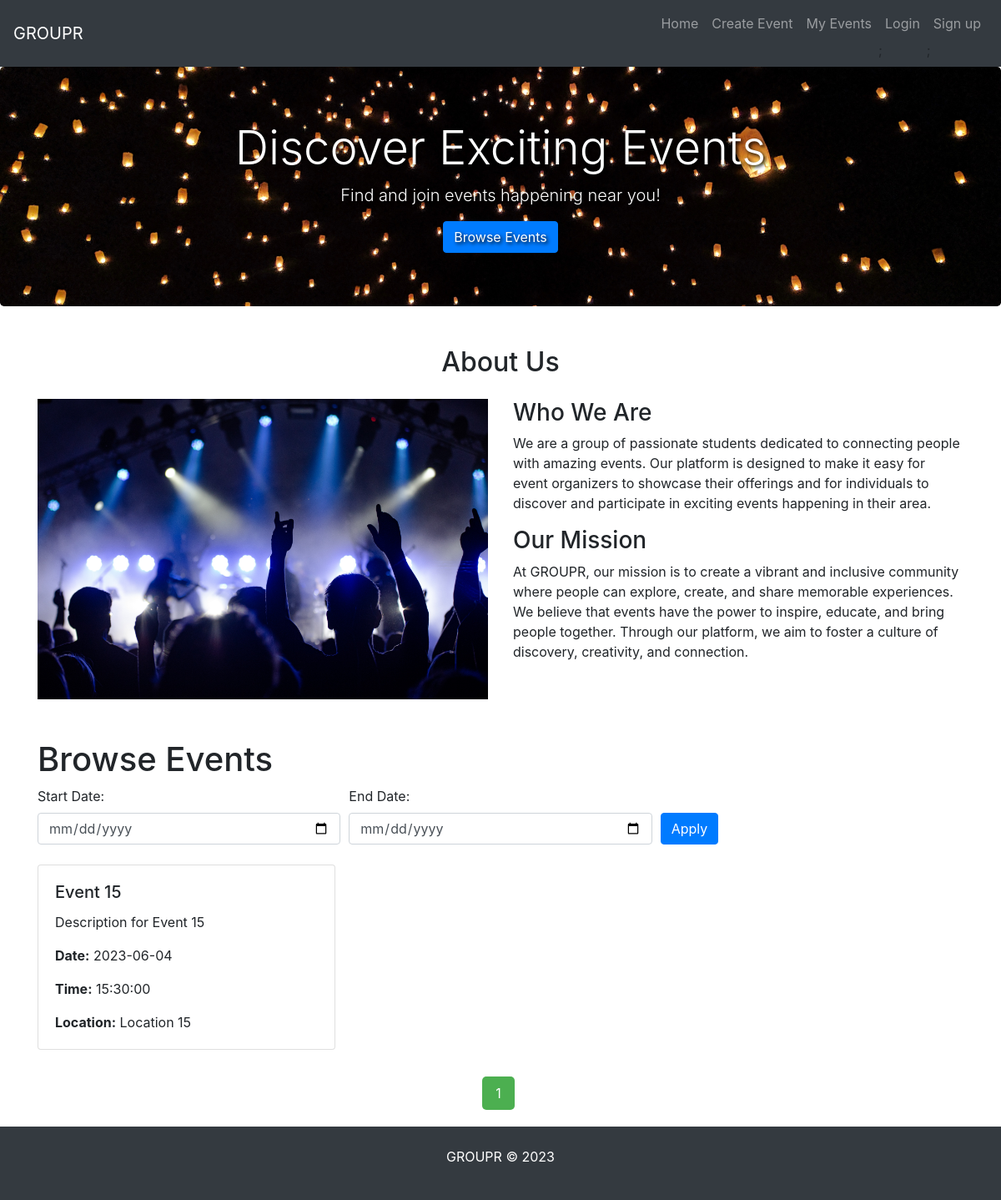
The page / on the database its author committed.
### tables this page shows
CREATE TABLE `events` (
  `event_id` int(11) NOT NULL,
  `user_id` int(11) DEFAULT NULL,
  `title` varchar(255) NOT NULL,
  `description` text DEFAULT NULL,
  `date` date DEFAULT NULL,
  `time` time DEFAULT NULL,
  `location` varchar(255) DEFAULT NULL,
  `created_at` timestamp NOT NULL DEFAULT current_timestamp(),
  `updated_at` timestamp NOT NULL DEFAULT current_timestamp() ON UPDATE current_timestamp()
);

### browse.php (the view, shortened to what this page needs)
<!DOCTYPE html>
<html>
<head>
    <link rel="stylesheet" href="https://maxcdn.bootstrapcdn.com/bootstrap/4.0.0/css/bootstrap.min.css">
</head>
<body>
    <div class="container mt-4">
        <h1>Browse Events</h1>
        <form method="GET" action="" class="mb-4">
            <div class="form-row align-items-end">
                <div class="col">
                    <label for="start-date">Start Date:</label>
                    <input type="date" id="start-date" name="start-date" class="form-control" value="" required>
                </div>
                <div class="col">
                    <label for="end-date">End Date:</label>
                    <input type="date" id="end-date" name="end-date" class="form-control" value="" required>
                </div>
                <div class="col">
                    <button type="submit" class="btn btn-primary">Apply</button>
                </div>
            </div>
        </form>
        <?php
        include 'config.php';
        if (isset($_GET['start-date']) && isset($_GET['end-date'])) {
            $startDate = $_GET['start-date'];
            $endDate = $_GET['end-date'];
        } else {
            $startDate = date("Y-m-d");
            $endDate = date('Y-m-d', strtotime($startDate . ' +6 days'));
        }
        $limit = 12;
        $countSql = "SELECT COUNT(*) AS total FROM events WHERE date >= '$startDate' AND date <= '$endDate'";
        $countResult = $conn->query($countSql);
        $row = $countResult->fetch_assoc();
        $totalEvents = $row['total'];
        $totalPages = ceil($totalEvents / $limit);
        $currentPage = isset($_GET['page']) ? $_GET['page'] : 1;
        $offset = ($currentPage - 1) * $limit;
        $sql = "SELECT * FROM events WHERE date >= '$startDate' AND date <= '$endDate' ORDER BY date ASC LIMIT $limit OFFSET $offset";
        $result = $conn->query($sql);
        if ($result->num_rows > 0) {
            echo '<div class="card-columns">';
            while ($row = $result->fetch_assoc()) {
                echo '<div class="card">
                        <div class="card-body">
                            <h5 class="card-title">'.$row["title"].'</h5>
                            <p class="card-text">'.$row["description"].'</p>
                            <p class="card-text"><strong>Date:</strong> '.$row["date"].'</p>
                            <p class="card-text"><strong>Time:</strong> '.$row["time"].'</p>
                            <p class="card-text"><strong>Location:</strong> '.$row["location"].'</p>
                        </div>
                    </div>';
            }
            echo '</div>';
            echo '<div class="pagination-container">';
            echo '<div class="pagination">';
            for ($i = 1; $i <= $totalPages; $i++) {
                echo '<a href="?page='.$i.'&start-date='.$startDate.'&end-date='.$endDate.'" class="'.($currentPage == $i ? 'active' : '').'">'.$i.'</a>';
            }
            echo '</div>';
            echo '</div>';
        } else {
            echo 'No events found within the specified date range.';
        }
        ?>
    </div>
</body>
</html>

### browse.php (style rules this page uses)
.pagination-container { display: flex; justify-content: center; margin-top: 20px; margin-bottom: 20px; }
.pagination { display: inline-block; }
.pagination a { display: inline-block; padding: 8px 16px; text-decoration: none; color: #000; background-color: #f2f2f2; border-radius: 5px; margin-right: 5px; }
.pagination a.active { background-color: #4CAF50; color: white; }
.card { margin-bottom: 20px; }

### rows shown on the page
events: title "Event 15", description "Description for Event 15", date "2023-06-04", time "15:30:00", location "Location 15"
